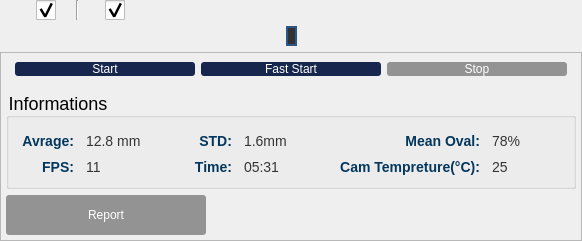
            <widget class="QFrame" name="mainpage_left_frame_2">
             <property name="maximumSize">
              <size>
               <width>700</width>
               <height>16777215</height>
              </size>
             </property>
             <layout class="QVBoxLayout" name="mainpage_left_frame">
              <property name="leftMargin">
               <number>0</number>
              </property>
              <property name="topMargin">
               <number>0</number>
              </property>
              <property name="rightMargin">
               <number>0</number>
              </property>
              <property name="bottomMargin">
               <number>0</number>
              </property>
              <item>
               <widget class="QFrame" name="mainpage_toolbox_frame">
                <property name="styleSheet">
                 <string notr="true">QCheckBox::indicator {
    width: 20px;
    height: 20px;
		
}

#mainpage_toolbox_frame
{
	max-height:50px;
}
</string>
                </property>
                <layout class="QHBoxLayout" name="horizontalLayout_23">
                 <property name="spacing">
                  <number>5</number>
                 </property>
                 <property name="leftMargin">
                  <number>0</number>
                 </property>
                 <property name="topMargin">
                  <number>0</number>
                 </property>
                 <property name="rightMargin">
                  <number>0</number>
                 </property>
                 <property name="bottomMargin">
                  <number>0</number>
                 </property>
                 <item>
                  <spacer name="horizontalSpacer_36">
                   <property name="orientation">
                    <enum>Qt::Horizontal</enum>
                   </property>
                   <property name="sizeType">
                    <enum>QSizePolicy::Maximum</enum>
                   </property>
                   <property name="sizeHint" stdset="0">
                    <size>
                     <width>30</width>
                     <height>20</height>
                    </size>
                   </property>
                  </spacer>
                 </item>
                 <item>
                  <widget class="QCheckBox" name="mainpage_liveview_checkbox">
                   <property name="layoutDirection">
                    <enum>Qt::RightToLeft</enum>
                   </property>
                   <property name="text">
                    <string/>
                   </property>
                   <property name="icon">
                    <iconset resource="Assets.qrc">
                     <normaloff>:/assets/Assets/icons/icons8-video-call-50.png</normaloff>:/assets/Assets/icons/icons8-video-call-50.png</iconset>
                   </property>
                   <property name="iconSize">
                    <size>
                     <width>40</width>
                     <height>40</height>
                    </size>
                   </property>
                   <property name="checked">
                    <bool>true</bool>
                   </property>
                  </widget>
                 </item>
                 <item>
                  <spacer name="horizontalSpacer_28">
                   <property name="orientation">
                    <enum>Qt::Horizontal</enum>
                   </property>
                   <property name="sizeType">
                    <enum>QSizePolicy::Maximum</enum>
                   </property>
                   <property name="sizeHint" stdset="0">
                    <size>
                     <width>15</width>
                     <height>20</height>
                    </size>
                   </property>
                  </spacer>
                 </item>
                 <item>
                  <widget class="Line" name="line_16">
                   <property name="orientation">
                    <enum>Qt::Vertical</enum>
                   </property>
                  </widget>
                 </item>
                 <item>
                  <spacer name="horizontalSpacer_37">
                   <property name="orientation">
                    <enum>Qt::Horizontal</enum>
                   </property>
                   <property name="sizeType">
                    <enum>QSizePolicy::Maximum</enum>
                   </property>
                   <property name="sizeHint" stdset="0">
                    <size>
                     <width>15</width>
                     <height>20</height>
                    </size>
                   </property>
                  </spacer>
                 </item>
                 <item>
                  <widget class="QCheckBox" name="mainpage_drawing_checkbox">
                   <property name="layoutDirection">
                    <enum>Qt::RightToLeft</enum>
                   </property>
                   <property name="text">
                    <string/>
                   </property>
                   <property name="icon">
                    <iconset resource="Assets.qrc">
                     <normaloff>:/assets/Assets/icons/icons8-draw-pen-50.png</normaloff>:/assets/Assets/icons/icons8-draw-pen-50.png</iconset>
                   </property>
                   <property name="iconSize">
                    <size>
                     <width>35</width>
                     <height>35</height>
                    </size>
                   </property>
                   <property name="checked">
                    <bool>true</bool>
                   </property>
                  </widget>
                 </item>
                 <item>
                  <spacer name="horizontalSpacer_29">
                   <property name="orientation">
                    <enum>Qt::Horizontal</enum>
                   </property>
                   <property name="sizeHint" stdset="0">
                    <size>
                     <width>40</width>
                     <height>20</height>
                    </size>
                   </property>
                  </spacer>
                 </item>
                </layout>
               </widget>
              </item>
              <item>
               <layout class="QHBoxLayout" name="horizontalLayout_6">
                <property name="topMargin">
                 <number>0</number>
                </property>
                <item>
                 <spacer name="horizontalSpacer_67">
                  <property name="orientation">
                   <enum>Qt::Horizontal</enum>
                  </property>
                  <property name="sizeHint" stdset="0">
                   <size>
                    <width>40</width>
                    <height>20</height>
                   </size>
                  </property>
                 </spacer>
                </item>
                <item>
                 <widget class="QLabel" name="mainpage_live_image_lbl">
                  <property name="maximumSize">
                   <size>
                    <width>704</width>
                    <height>704</height>
                   </size>
                  </property>
                  <property name="accessibleName">
                   <string/>
                  </property>
                  <property name="styleSheet">
                   <string notr="true">border: 2px solid rgb(45, 86, 136);
border-radius: 8px;
margin: 0px;
max-width:700px;
max-height:700px;

background-color:rgb(50, 50, 50);</string>
                  </property>
                  <property name="text">
                   <string/>
                  </property>
                  <property name="textFormat">
                   <enum>Qt::AutoText</enum>
                  </property>
                  <property name="pixmap">
                   <pixmap resource="Assets.qrc">:/assets/Assets/images/camera-error-500.png</pixmap>
                  </property>
                  <property name="scaledContents">
                   <bool>false</bool>
                  </property>
                  <property name="alignment">
                   <set>Qt::AlignCenter</set>
                  </property>
                  <property name="wordWrap">
                   <bool>false</bool>
                  </property>
                  <property name="openExternalLinks">
                   <bool>false</bool>
                  </property>
                 </widget>
                </item>
                <item>
                 <spacer name="horizontalSpacer_57">
                  <property name="orientation">
                   <enum>Qt::Horizontal</enum>
                  </property>
                  <property name="sizeHint" stdset="0">
                   <size>
                    <width>40</width>
                    <height>20</height>
                   </size>
                  </property>
                 </spacer>
                </item>
               </layout>
              </item>
              <item>
               <widget class="QFrame" name="mainpage_livebox_frame">
                <property name="styleSheet">
                 <string notr="true"/>
                </property>
                <property name="frameShape">
                 <enum>QFrame::StyledPanel</enum>
                </property>
                <property name="frameShadow">
                 <enum>QFrame::Raised</enum>
                </property>
                <layout class="QVBoxLayout" name="verticalLayout_5">
                 <property name="leftMargin">
                  <number>5</number>
                 </property>
                 <property name="topMargin">
                  <number>0</number>
                 </property>
                 <property name="rightMargin">
                  <number>5</number>
                 </property>
                 <property name="bottomMargin">
                  <number>5</number>
                 </property>
                 <item>
                  <widget class="QFrame" name="horizontalFrame">
                   <property name="styleSheet">
                    <string notr="true">.QPushButton{
	border-radius:3px;
	color: rgb(255, 255, 255);
	background-color:rgb(22, 38, 76)
	
}

.QPushButton:hover{
	background-color: rgb(4, 3, 29)
	
}
.QPushButton:disabled {
background-color:rgb(147, 147, 147);
}
</string>
                   </property>
                   <layout class="QHBoxLayout" name="horizontalLayout_5">
                    <item>
                     <widget class="QPushButton" name="mainpage_start_btn">
                      <property name="enabled">
                       <bool>true</bool>
                      </property>
                      <property name="styleSheet">
                       <string notr="true"/>
                      </property>
                      <property name="text">
                       <string>Start</string>
                      </property>
                      <property name="icon">
                       <iconset resource="Assets.qrc">
                        <normaloff>:/assets/Assets/icons/play-48.png</normaloff>:/assets/Assets/icons/play-48.png</iconset>
                      </property>
                     </widget>
                    </item>
                    <item>
                     <widget class="QPushButton" name="mainpage_faststart_btn">
                      <property name="styleSheet">
                       <string notr="true"/>
                      </property>
                      <property name="text">
                       <string>Fast Start</string>
                      </property>
                      <property name="icon">
                       <iconset resource="Assets.qrc">
                        <normaloff>:/assets/Assets/icons/fast-forwards-arrow-48.png</normaloff>:/assets/Assets/icons/fast-forwards-arrow-48.png</iconset>
                      </property>
                     </widget>
                    </item>
                    <item>
                     <widget class="QPushButton" name="mainpage_stop_btn">
                      <property name="enabled">
                       <bool>false</bool>
                      </property>
                      <property name="styleSheet">
                       <string notr="true"/>
                      </property>
                      <property name="text">
                       <string>Stop</string>
                      </property>
                      <property name="icon">
                       <iconset resource="Assets.qrc">
                        <normaloff>:/assets/Assets/icons/stop50.png</normaloff>:/assets/Assets/icons/stop50.png</iconset>
                      </property>
                     </widget>
                    </item>
                   </layout>
                  </widget>
                 </item>
                 <item>
                  <widget class="QGroupBox" name="mainpage_informaition_groupBox">
                   <property name="styleSheet">
                    <string notr="true">#mainpage_informaition_groupBox{
font-size: 18px;
}

QLabel{
	font-size: 14px;
	margin: 5px 0px;
	color: rgb(53, 53, 53);
}</string>
                   </property>
                   <property name="title">
                    <string>Informations</string>
                   </property>
                   <layout class="QGridLayout" name="gridLayout_12">
                    <property name="topMargin">
                     <number>10</number>
                    </property>
                    <property name="bottomMargin">
                     <number>6</number>
                    </property>
                    <property name="horizontalSpacing">
                     <number>5</number>
                    </property>
                    <property name="verticalSpacing">
                     <number>0</number>
                    </property>
                    <item row="1" column="0">
                     <widget class="QLabel" name="label_5">
                      <property name="styleSheet">
                       <string notr="true">color: rgb(4, 55, 93);
font-weight: bold;</string>
                      </property>
                      <property name="text">
                       <string>Avrage:</string>
                      </property>
                      <property name="alignment">
                       <set>Qt::AlignRight|Qt::AlignTrailing|Qt::AlignVCenter</set>
                      </property>
                     </widget>
                    </item>
                    <item row="1" column="2">
                     <spacer name="horizontalSpacer_30">
                      <property name="orientation">
                       <enum>Qt::Horizontal</enum>
                      </property>
                      <property name="sizeHint" stdset="0">
                       <size>
                        <width>40</width>
                        <height>20</height>
                       </size>
                      </property>
                     </spacer>
                    </item>
                    <item row="3" column="5">
                     <spacer name="horizontalSpacer_42">
                      <property name="orientation">
                       <enum>Qt::Horizontal</enum>
                      </property>
                      <property name="sizeHint" stdset="0">
                       <size>
                        <width>40</width>
                        <height>20</height>
                       </size>
                      </property>
                     </spacer>
                    </item>
                    <item row="3" column="4">
                     <widget class="QLabel" name="label_35">
                      <property name="text">
                       <string>05:31</string>
                      </property>
                     </widget>
                    </item>
                    <item row="3" column="7">
                     <widget class="QLabel" name="label_37">
                      <property name="text">
                       <string>25</string>
                      </property>
                     </widget>
                    </item>
                    <item row="3" column="1">
                     <widget class="QLabel" name="mainpage_fps_lbl">
                      <property name="text">
                       <string>11</string>
                      </property>
                     </widget>
                    </item>
                    <item row="1" column="3">
                     <widget class="QLabel" name="label_12">
                      <property name="styleSheet">
                       <string notr="true">color: rgb(4, 55, 93);
font-weight: bold;</string>
                      </property>
                      <property name="text">
                       <string>STD:</string>
                      </property>
                      <property name="alignment">
                       <set>Qt::AlignRight|Qt::AlignTrailing|Qt::AlignVCenter</set>
                      </property>
                     </widget>
                    </item>
                    <item row="3" column="3">
                     <widget class="QLabel" name="label_34">
                      <property name="styleSheet">
                       <string notr="true">color: rgb(4, 55, 93);
font-weight: bold;</string>
                      </property>
                      <property name="text">
                       <string>Time:</string>
                      </property>
                      <property name="alignment">
                       <set>Qt::AlignRight|Qt::AlignTrailing|Qt::AlignVCenter</set>
                      </property>
                     </widget>
                    </item>
                    <item row="1" column="4">
                     <widget class="QLabel" name="mainpage_std_lbl">
                      <property name="text">
                       <string>1.6mm</string>
                      </property>
                     </widget>
                    </item>
                    <item row="3" column="0">
                     <widget class="QLabel" name="label_33">
                      <property name="styleSheet">
                       <string notr="true">color: rgb(4, 55, 93);
font-weight: bold;</string>
                      </property>
                      <property name="text">
                       <string>FPS:</string>
                      </property>
                      <property name="alignment">
                       <set>Qt::AlignRight|Qt::AlignTrailing|Qt::AlignVCenter</set>
                      </property>
                     </widget>
                    </item>
                    <item row="1" column="8">
                     <spacer name="horizontalSpacer_40">
                      <property name="orientation">
                       <enum>Qt::Horizontal</enum>
                      </property>
                      <property name="sizeHint" stdset="0">
                       <size>
                        <width>40</width>
                        <height>20</height>
                       </size>
                      </property>
                     </spacer>
                    </item>
                    <item row="3" column="6">
                     <widget class="QLabel" name="label_36">
                      <property name="styleSheet">
                       <string notr="true">color: rgb(4, 55, 93);
font-weight: bold;
</string>
                      </property>
                      <property name="text">
                       <string>Cam Tempreture(°C):</string>
                      </property>
                      <property name="alignment">
                       <set>Qt::AlignRight|Qt::AlignTrailing|Qt::AlignVCenter</set>
                      </property>
                     </widget>
                    </item>
                    <item row="1" column="1">
                     <widget class="QLabel" name="mainpage_avrage_lbl">
                      <property name="text">
                       <string>12.8 mm</string>
                      </property>
                     </widget>
                    </item>
                    <item row="1" column="5">
                     <spacer name="horizontalSpacer_31">
                      <property name="orientation">
                       <enum>Qt::Horizontal</enum>
                      </property>
                      <property name="sizeHint" stdset="0">
                       <size>
                        <width>40</width>
                        <height>20</height>
                       </size>
                      </property>
                     </spacer>
                    </item>
                    <item row="1" column="7">
                     <widget class="QLabel" name="mainpage_mean_oval_lbl">
                      <property name="text">
                       <string>78%</string>
                      </property>
                     </widget>
                    </item>
                    <item row="1" column="6">
                     <widget class="QLabel" name="label_3">
                      <property name="styleSheet">
                       <string notr="true">color: rgb(4, 55, 93);
font-weight: bold;
</string>
                      </property>
                      <property name="text">
                       <string>Mean Oval:</string>
                      </property>
                      <property name="alignment">
                       <set>Qt::AlignRight|Qt::AlignTrailing|Qt::AlignVCenter</set>
                      </property>
                     </widget>
                    </item>
                    <item row="3" column="2">
                     <spacer name="horizontalSpacer_41">
                      <property name="orientation">
                       <enum>Qt::Horizontal</enum>
                      </property>
                      <property name="sizeHint" stdset="0">
                       <size>
                        <width>40</width>
                        <height>20</height>
                       </size>
                      </property>
                     </spacer>
                    </item>
                   </layout>
                  </widget>
                 </item>
                 <item>
                  <widget class="QPushButton" name="mainpage_report_button">
                   <property name="styleSheet">
                    <string notr="true">.QPushButton{
	min-height:40px;
	border-radius:3px;
	color: rgb(255, 255, 255);
	background-color:rgb(147, 147, 147);
	max-width: 200px;
}

</string>
                   </property>
                   <property name="text">
                    <string>Report</string>
                   </property>
                   <property name="icon">
                    <iconset resource="Assets.qrc">
                     <normaloff>:/assets/Assets/icons/report-48.png</normaloff>:/assets/Assets/icons/report-48.png</iconset>
                   </property>
                  </widget>
                 </item>
                </layout>
               </widget>
              </item>
             </layout>
            </widget>
